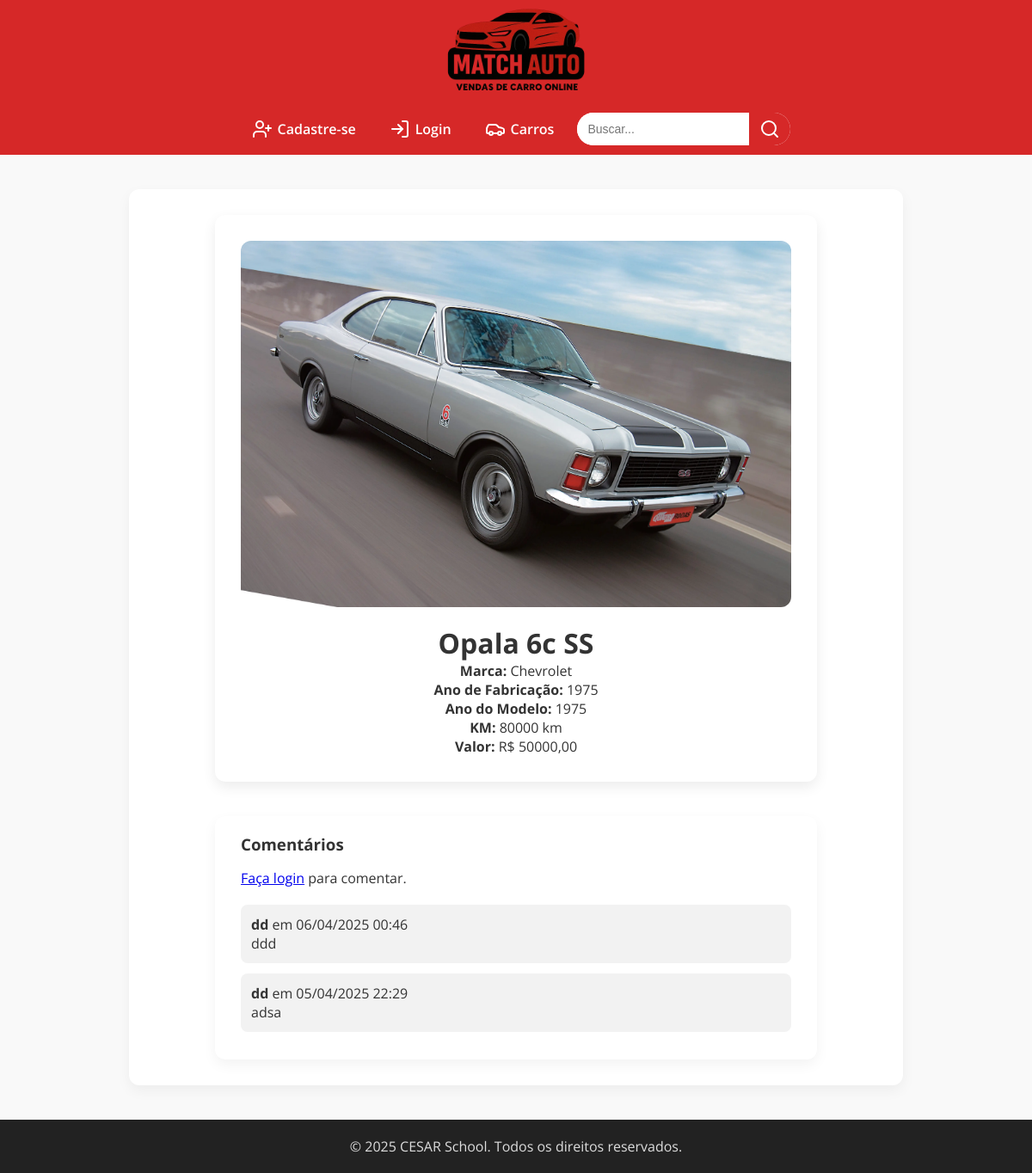
/interacoes/carro/4/, run on the app's committed database.
### cars/models.py (models this page shows, shortened)
class Car(models.Model):
    id = models.AutoField(primary_key=True)
    model = models.CharField(max_length=200)
    brand = models.ForeignKey(Brand, on_delete=models.PROTECT, related_name='car_brand')
    factory_year = models.IntegerField(blank = True, null = True)
    model_year = models.IntegerField(blank = True, null = True)
    km = models.IntegerField(blank = True, null = True)
    value = models.FloatField(blank = True, null = True)
    photo = models.ImageField(upload_to='cars/', blank = True, null = True)
    favoritos = models.ManyToManyField(User, related_name='carros_favoritos', blank=True)

class Brand(models.Model):
    id = models.AutoField(primary_key=True)
    name = models.CharField(max_length=200)

### interacoes/models.py (models this page shows, shortened)
class Comentario(models.Model):
    carro = models.ForeignKey(Car, on_delete=models.CASCADE, related_name='comentarios')
    autor = models.ForeignKey(User, on_delete=models.CASCADE)
    texto = models.TextField()
    criado_em = models.DateTimeField(auto_now_add=True)

### interacoes/views.py (the view, shortened to what this page needs)
# urls.py: path('carro/<int:carro_id>/', views.detalhes_carro, name='detalhes_carro'),
def detalhes_carro(request, carro_id):
    carro = get_object_or_404(Car, id=carro_id)
    ja_favoritado = False
    if request.user.is_authenticated:
        ja_favoritado = Favorito.objects.filter(usuario=request.user, carro=carro).exists()
    comentarios = Comentario.objects.filter(carro=carro).order_by('-criado_em')
    context = {
        'carro': carro,
        'ja_favoritado': ja_favoritado,
        'comentarios': comentarios,
    }
    return render(request, 'interacoes/detalhes_carro.html', context)

### interacoes/templates/interacoes/detalhes_carro.html (shortened to what this page needs)
{% extends 'base.html' %}
{% load static %}
{% block content %}
  <div class="car-container">
    {% if carro.photo %}
      <img src="{{ carro.photo.url }}" alt="{{ carro.model }}" class="car-img">
    {% endif %}
    <h1 style="margin-top: 20px;">{{ carro.model }}</h1>
    <p><strong>Marca:</strong> {{ carro.brand.name }}</p>
    <p><strong>Ano de Fabricação:</strong> {{ carro.factory_year }}</p>
    <p><strong>Ano do Modelo:</strong> {{ carro.model_year }}</p>
    <p><strong>KM:</strong> {{ carro.km|default:"N/A" }} km</p>
    <p><strong>Valor:</strong> R$ {{ carro.value|floatformat:2 }}</p>
  </div>
  <div class="comentarios-container">
    <h3>Comentários</h3>
    {% if user.is_authenticated %}
      <form id="comentario-form" method="post" class="comentario-form">
        {% csrf_token %}
        <textarea name="texto" rows="3" placeholder="Escreva seu comentário aqui..." required></textarea>
        <button type="submit">Enviar comentário</button>
      </form>
    {% else %}
      <p><a href="{% url 'login' %}">Faça login</a> para comentar.</p>
    {% endif %}
    <ul class="comentarios-lista" id="comentarios-lista">
      {% for comentario in comentarios %}
        <li>
          <strong>{{ comentario.autor.username }}</strong> em {{ comentario.criado_em|date:"d/m/Y H:i" }}<br>
          {{ comentario.texto }}
        </li>
      {% empty %}
        <li>Seja o primeiro a comentar!</li>
      {% endfor %}
    </ul>
  </div>
{% endblock %}

### Projeto_FDS/templates/base.html (style rules this page uses)
* { margin: 0; padding: 0; box-sizing: border-box; }
body { font-family: 'Open Sans', sans-serif; background-color: #f9f9f9; color: #333; }
.car-img { width: 100%; height: 200px; object-fit: cover; transition: transform 0.3s ease; display: block; }

### interacoes/templates/interacoes/detalhes_carro.html (style rules this page uses)
.car-container { background-color: #fff; padding: 30px; border-radius: 12px; box-shadow: 0 6px 16px rgba(0, 0, 0, 0.08); max-width: 700px; margin: 0 auto; text-align: center; }
.car-img { max-width: 100%; height: auto; border-radius: 12px; margin-bottom: 20px; object-fit: cover; max-height: 500px; }
.comentarios-container { max-width: 700px; margin: 40px auto 0; background: #fff; padding: 20px 30px; border-radius: 12px; box-shadow: 0 6px 16px rgba(0, 0, 0, 0.05); }
.comentarios-container h3 { margin-bottom: 16px; }
.comentarios-lista { list-style: none; padding: 0; margin-top: 20px; }
.comentarios-lista li { background: #f2f2f2; padding: 12px; border-radius: 8px; margin-bottom: 12px; }

### data on the page
Car: photo (picture), model "Opala 6c SS", brand.name "Chevrolet", factory_year "1975", model_year "1975", km "80000", value "50000,00"
Comentario: autor.username "dd", criado_em "06/04/2025 00:46", texto "ddd"
Comentario: autor.username "dd", criado_em "05/04/2025 22:29", texto "adsa"
